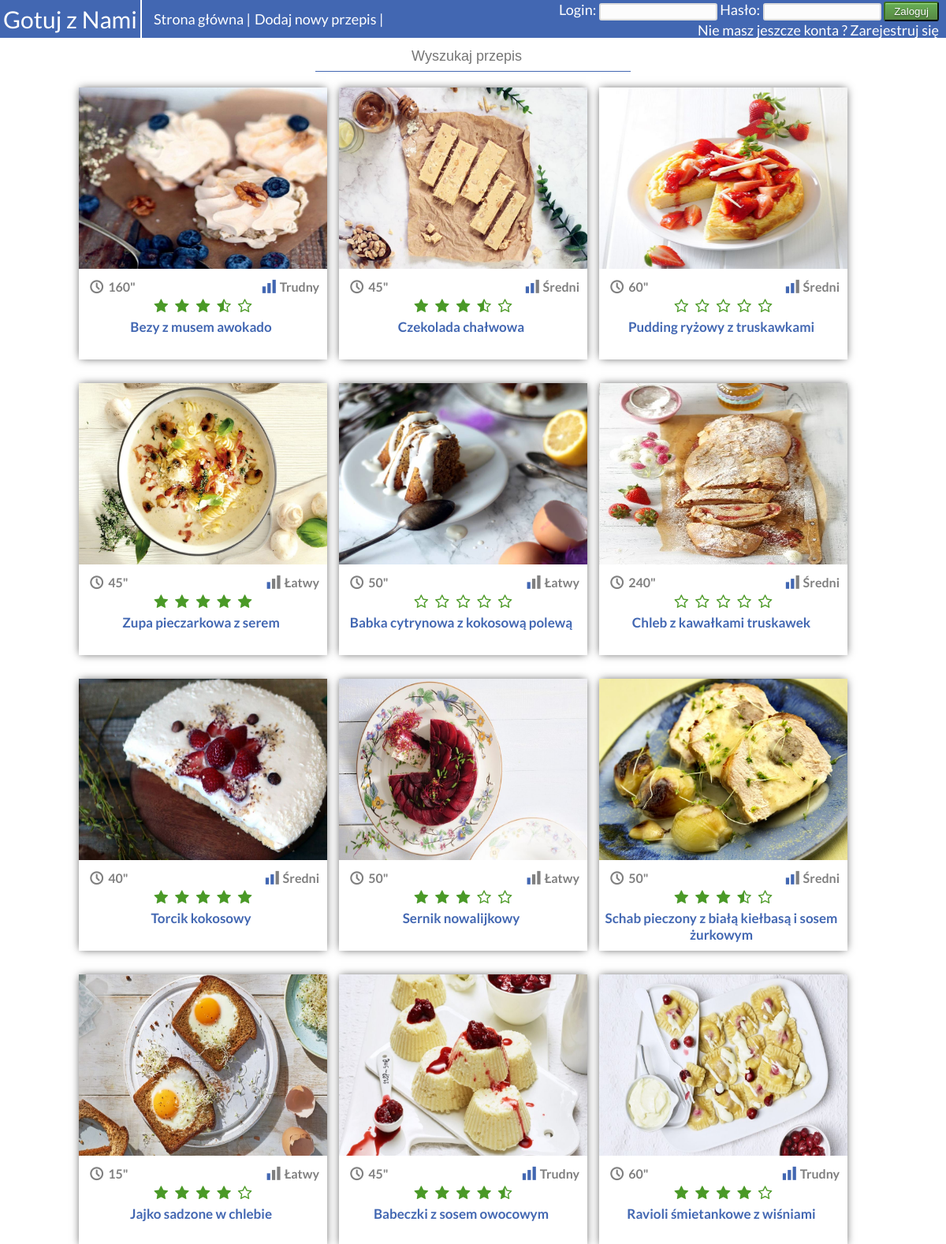
The page / on the database its author committed.
### tables this page shows
CREATE TABLE `przepisy` (
  `id_przepisu` int(11) NOT NULL,
  `tytul` varchar(50) NOT NULL,
  `skladniki` text NOT NULL,
  `przygotowanie` text NOT NULL,
  `skrot_opis` varchar(200) NOT NULL,
  `id_uzytkownika` int(20) NOT NULL,
  `id_kategori` int(11) NOT NULL,
  `czas_przygotowania` int(11) NOT NULL,
  `stopien_trudnosci` int(11) NOT NULL,
  `liczba_porcji` int(11) NOT NULL,
  `id_spos_przygotowania` int(11) NOT NULL,
  `d_bezglutenowe` tinyint(1) NOT NULL,
  `d_wegetarianskie` tinyint(1) NOT NULL,
  `d_dietetyczne` tinyint(1) NOT NULL,
  `d_dla_dzieci` tinyint(1) NOT NULL,
  `szybka_kuchnia` tinyint(1) NOT NULL
);

### wyswietlanie_przepisow.php (the view, shortened to what this page needs)
<div id="miniatura_potrawy_pojemnik">
	<?php if($rezultat_przepisy->num_rows > 0){
		while($wiersz = $rezultat_przepisy->fetch_assoc()){ ?>
	 		<div class="miniatura_potrawy_przepis">
	 			<a href="przepis.php?id=<?php echo $wiersz['id_przepisu'] ?>">
		 			<div class="miniatura_potrawy_zdjecie_skrot_opis">
		 				<img class="miniatura_potrawy_zdjecie" src="obrazy_potraw/<?php echo $wiersz["id_przepisu"] ?>.jpg"/>
		 		   	</div>
	 		   	</a>
	 		   	<div class="miniatura_potrawy_mpcpl_mpstp">
	 		   		<div class="mpcpl"><i class="icon-clock"></i><?php echo $wiersz['czas_przygotowania'] ?>"
	 		   		</div>
	 		   		<div class="mpstp">
	 		   			<?php if($wiersz['stopien_trudnosci'] == 1){ ?>
	 		   				<i class="icon-chart-bar1"></i>Łatwy
	 		   			<?php } elseif($wiersz['stopien_trudnosci'] == 2){ ?>
	 		   				<i class="icon-chart-bar2"></i>Średni
	 		   			<?php } elseif($wiersz['stopien_trudnosci'] == 3){ ?>
	 		   				<i class="icon-chart-bar3"></i>Trudny
	 		   			<?php } ?>
	 		   		</div>
	 		   	</div>
	 			<div class="miniatura_potrawy_ocena">
	 				<?php for ($i=0; $i < 5; $i++) {
	 					if($wiersz['ocena_p'] > $i + 0.5){
	 						echo '<i class="icon-star"></i>';
	 					}
	 					elseif ($wiersz['ocena_p'] > $i + 0.01  && $wiersz['ocena_p'] <= $i + 0.5) {
	 						echo '<i class="icon-star-half-alt"></i>';
	 					}
	 					elseif($wiersz['ocena_p'] <= $i){
	 						echo '<i class="icon-star-empty"></i>';
	 					}
	 					elseif($wiersz['ocena_p'] == 0.0) {
	 						echo '<i class="icon-star-empty"></i>';
	 					}
	 				} ?>
	 				</div>
		 		<div class="miniatura_potrawy_tytul">
					<a href="przepis.php?id=<?php echo $wiersz['id_przepisu'] ?>"><?php echo $wiersz["tytul"]; ?></a>
 				</div>
 			</div>
	 	<?php }
	}
	else{ echo "Zero wyników"; }
	?>
</div>
<div style="clear: both;"></div><br><br>

### style.css (style rules this page uses)
* { margin: 0; padding: 0; }
body { margin: 0 auto; font-family: 'Lato', sans-serif; }
#miniatura_potrawy_pojemnik { width: 1000px; margin: 0 auto; margin-top: 20px; text-align: center; }
.miniatura_potrawy_przepis { float: left; height: 345px; margin-right: 15px; margin-bottom: 30px; -webkit-box-shadow: 0px 0px 11px -2px rgba(0,0,0,0.75); -moz-box-shadow: 0px 0px 11px -2px rgba(0,0,0,0.75); box-shadow: 0px 0px 11px -2px rgba(0,0,0,0.75); }
.miniatura_potrawy_zdjecie_skrot_opis { position: relative; }
.miniatura_potrawy_zdjecie { height: 230px; width: 315px; }
.miniatura_potrawy_mpcpl_mpstp { font-size: 16px; padding: 10px 10px 0px 10px; font-weight: bold; color: grey; vertical-align: middle; }
.mpcpl { float: left; text-align: left; }
.mpstp { float: right; text-align: right; }
.miniatura_potrawy_ocena { font-size: 15px; padding: 6px 0px; }
.miniatura_potrawy_tytul { max-width: 310px; font-size: 17px; font-weight: bold; color: #4267b2; }
.miniatura_potrawy_tytul a { text-decoration: none; color: font-size: 17px; font-weight: bold; color: #4267b2; }

### rows shown on the page
przepisy: shows a picture, czas_przygotowania "160", stopien_trudnosci "Trudny", tytul "Bezy z musem awokado"
przepisy: shows a picture, czas_przygotowania "45", stopien_trudnosci "Średni", tytul "Czekolada chałwowa"
przepisy: shows a picture, czas_przygotowania "60", stopien_trudnosci "Średni", tytul "Pudding ryżowy z truskawkami"
przepisy: shows a picture, czas_przygotowania "45", stopien_trudnosci "Łatwy", tytul "Zupa pieczarkowa z serem"
przepisy: shows a picture, czas_przygotowania "50", stopien_trudnosci "Łatwy", tytul "Babka cytrynowa z kokosową polewą"
przepisy: shows a picture, czas_przygotowania "240", stopien_trudnosci "Średni", tytul "Chleb z kawałkami truskawek"
przepisy: shows a picture, czas_przygotowania "40", stopien_trudnosci "Średni", tytul "Torcik kokosowy"
przepisy: shows a picture, czas_przygotowania "50", stopien_trudnosci "Łatwy", tytul "Sernik nowalijkowy"
przepisy: shows a picture, czas_przygotowania "50", stopien_trudnosci "Średni", tytul "Schab pieczony z białą kiełbasą i sosem żurkowym"
przepisy: shows a picture, czas_przygotowania "15", stopien_trudnosci "Łatwy", tytul "Jajko sadzone w chlebie"
przepisy: shows a picture, czas_przygotowania "45", stopien_trudnosci "Trudny", tytul "Babeczki z sosem owocowym"
przepisy: shows a picture, czas_przygotowania "60", stopien_trudnosci "Trudny", tytul "Ravioli śmietankowe z wiśniami"
